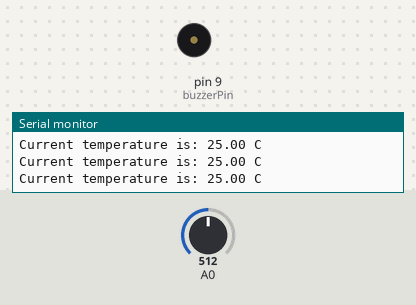
The sketch below on a simulated Arduino Uno, built with avr-gcc and run on an emulated ATmega328P. Shown: buzzer (waves = sounding), the last lines printed to the serial monitor. The inputs (shaded band) are chosen by the test bench; at power-on: A0 = 512.

Above: at 3.3 s.
3.4 s: A0 set to 519
5.2 s: A0 set to 500
At 6.5 s:
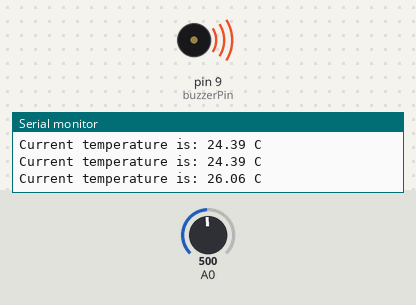
Timing chart, 0 to 8.2 s (numbered marks = the images above; inputs shaded):
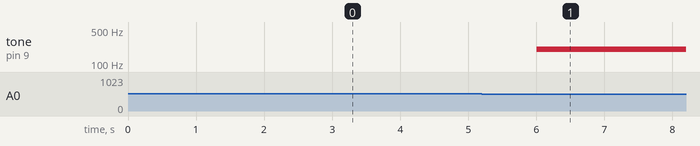

Measured:
- the behaviour switches between 512 and 511 on A0 (found by bisection; images 0 and 1)
- after the input at 5.2 s, tone on pin 9 (buzzerPin): silent → 200 Hz after 0.81 s

The sketch:

sofia.ino
```cpp
int buzzerPin = 9;    // the number of the buzzer pin
float sinVal;         // Define a variable to save sine value
int toneVal;          // Define a variable to save sound frequency

void setup() {
  pinMode(buzzerPin, OUTPUT); // Set Buzzer pin to output mode
  Serial.begin(9600);                 // Initialize the serial port, set the baud rate into 9600
  Serial.println("UNO is ready!");    // Print the string "UNO is ready!"

}

void loop() {
  // Convert analog value of A0 port into digital value
  int adcVal = analogRead(A0);
  // Calculate voltage
  float v = adcVal * 5.0 / 1024;
  // Calculate resistance value of thermistor
  float Rt = 10 * v / (5 - v);
  // Calculate temperature (Kelvin)
  float tempK = 1 / (log(Rt / 10) / 3950 + 1 / (273.15 + 25));
  // Calculate temperature (Celsius)
  float tempC = tempK - 273.15;

  // Send the result to computer through serial port
  Serial.print("Current temperature is: ");
  Serial.print(tempC);
  Serial.println(" C");
  if( tempC > 25 && tempC < 30){
    tone(buzzerPin, 200);           // Output sound frequency to buzzerPin
    delay(1);

  }
  else
  {
    noTone(buzzerPin);
  }

  delay(1000);
}
```
